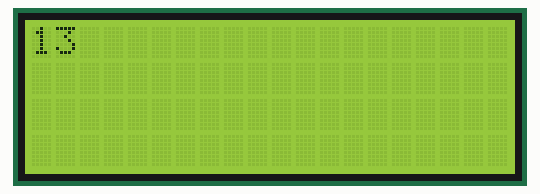
This sketch was run on a simulated Arduino Uno, built with avr-gcc and run on an emulated ATmega328P. On the bench: 20×4 character LCD.

Above: at 0.1 s.
At 120.8 s:
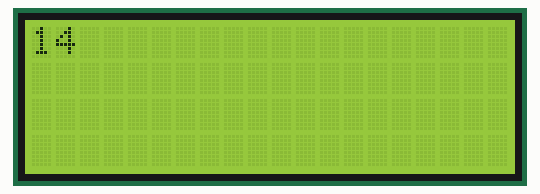

The sketch:

VSCodeTest.ino
```cpp
#include <arduino.h>
#include <LiquidCrystal.h> // https://www.arduino.cc/reference/en/libraries/liquidcrystal/
// Rotatory Encoder Tutorial https://lastminuteengineers.com/rotary-encoder-arduino-tutorial/

LiquidCrystal lcd(12, 11, 5, 4, 3, 2);
int i = 0;
int t1 = 0;
int t2 = 0;

void setup()
{
    // put your setup code here, to run once:

    lcd.begin(20, 4);
    // lcd.setCursor(col, row)

    lcd.setCursor(0, 0);
    lcd.print("SpeedTest:");

    // Show information on the display
}

void loop()
{
    t1 = millis();
    for (size_t i = 0; i < 80; i++)
    {
        lcd.print("A");
    }

    lcd.clear();
    t2 = millis() - t1;

    lcd.print(t2);

    delay(3000);
    lcd.clear();
}
```

Measured:
- what the display in image 1 shows lasts 3.0 s, from 120.7 s to 123.7 s
